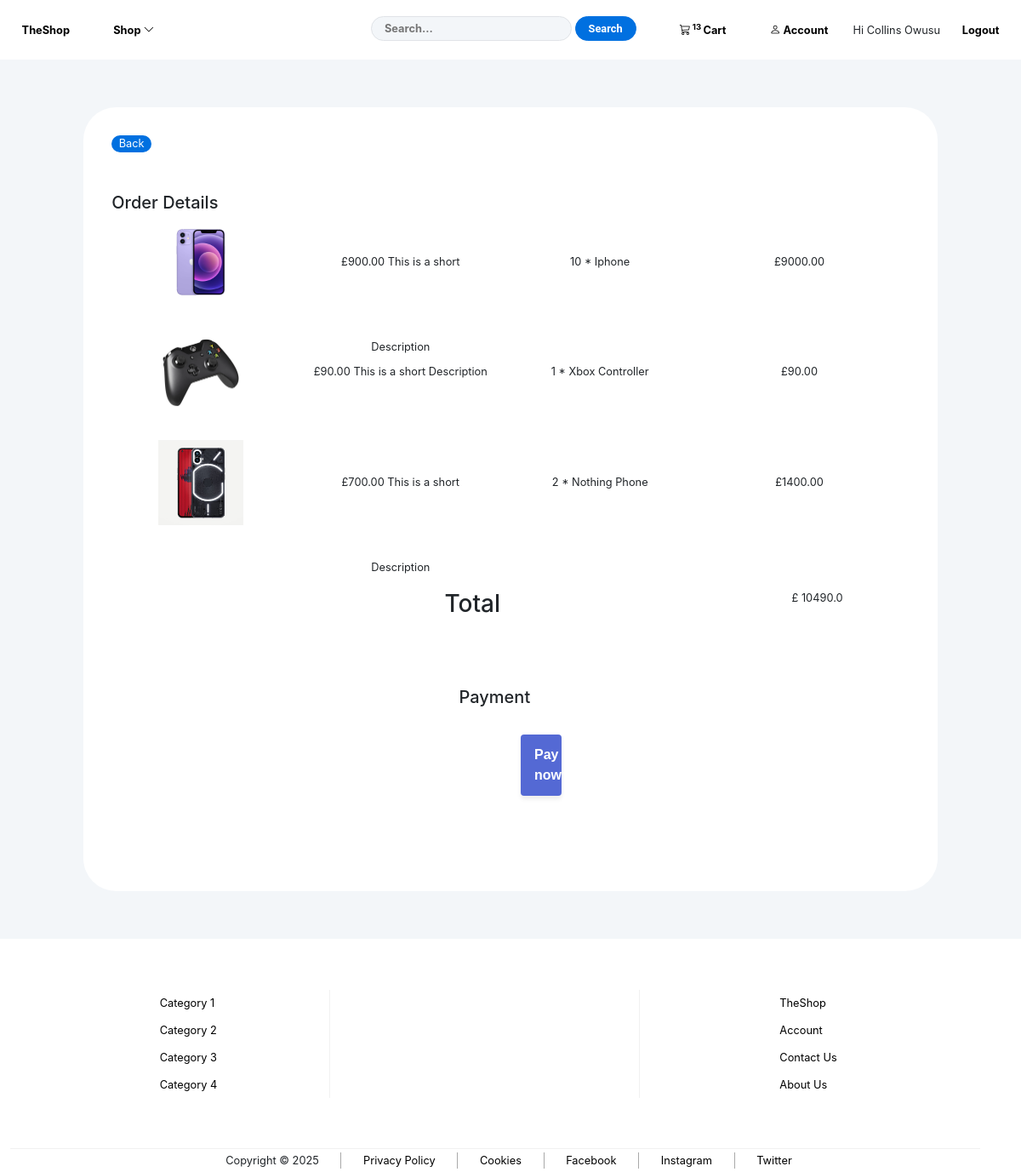
The page /order/checkout/ (signed in) on the database as committed earlier.
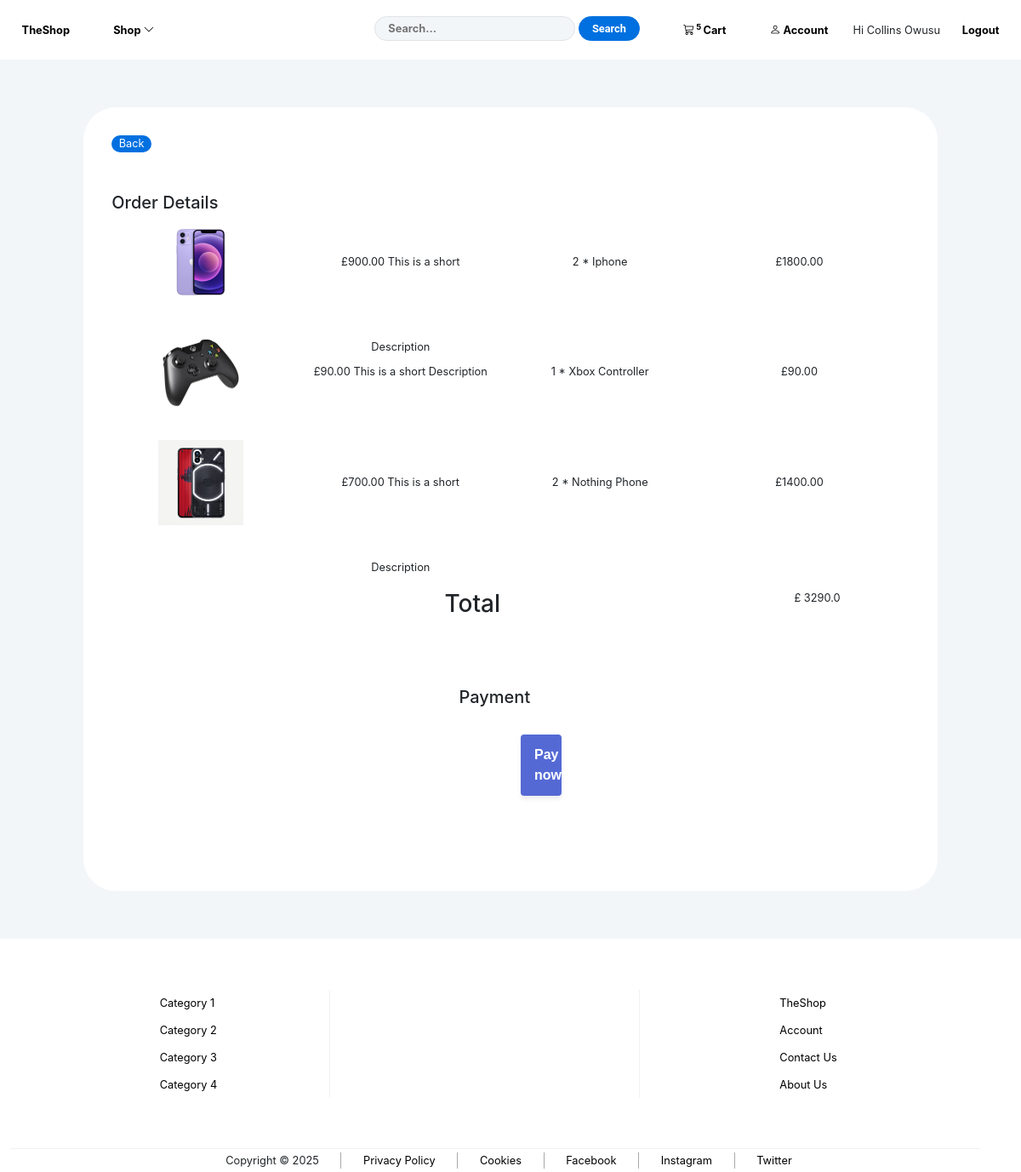
The same page on the database as committed later.
### userauth/models.py (models this page shows, shortened)
class Customer(AbstractBaseUser, PermissionsMixin):
    name = models.CharField(_('Device Id or Full Name'), max_length=200)
    email = models.EmailField(_('email address'), unique=True)
    is_staff = models.BooleanField(default=False)
    is_active = models.BooleanField(default=True)
    date_joined = models.DateTimeField(default=timezone.now)
    USERNAME_FIELD = 'email'
    REQUIRED_FIELDS = ['name']
    objects = CustomUserManager()

### order/models.py (models this page shows, shortened)
class OrderItem(models.Model):
    product = models.ForeignKey(Product, on_delete=models.SET_NULL, null=True)
    user = models.ForeignKey(settings.AUTH_USER_MODEL, on_delete=models.SET_NULL, null=True)
    is_ordered = models.BooleanField(default=False)
    quantity = models.IntegerField(default=1)
    guest_registered_merged = models.BooleanField(default=False)
    date_added = models.DateTimeField(auto_now=True)

### shop/models.py (models this page shows)
class Product(models.Model):
    product = models.CharField(max_length=250)
    price = models.DecimalField(decimal_places=2, max_digits=6)
    quantity = models.IntegerField(default=0)
    image = models.ImageField(null=True, blank=True)
    categories = (
        ('1', 'Category 1'),
        ('2', 'Category 2'),
        ('3', 'Category 3'),
        ('4', 'Category 4')
    )
    category = models.CharField(max_length=20, choices=categories)
    def __str__(self):
        return self.product

### order/views.py (the view)
# urls.py: path('checkout/', views.checkout, name='checkout'),
@login_required()
def checkout(request):
    checkout_template = loader.get_template('order/checkout.html')
    if request.user.is_authenticated:
            accountinfo = AccountInfo.objects.get(customer= request.user)
    order_items = OrderItem.objects.filter(user=request.user, is_ordered=False)
    order_total_price = round(calculate_order_amount(request)/100, 2)
    context = {
        'order_items': order_items,
        'accountinfo': accountinfo,
        'order_total_price' : order_total_price,
    }
    return HttpResponse(checkout_template.render(context, request))

### order/views.py (called while the page is built, shortened)
def get_customer(request):
    customer = request.user
    return customer

def calculate_order_amount(request):
    if request.user.is_authenticated:
        order_items = OrderItem.objects.filter(user=request.user, is_ordered=False)
        order_total = 0
        if order_items:
            for item in order_items:
                order_total += item.product.price * item.quantity
        return int(order_total * 100 )

### shop/templatetags/cart_template_tags.py (called while the page is built)
@register.filter
@register.simple_tag(takes_context = True)
def get_cart_count(context):
    request = context['request']
    customer = get_customer(request)
    try:
        order_items = OrderItem.objects.filter(user=customer, is_ordered=False)
        total_quantity = 0
        if order_items.exists():
            for item in order_items:
                total_quantity += item.quantity
        return total_quantity
    except:
        print('Anonymous user')

### order/templates/order/checkout.html (shortened to what this page needs)
{% extends 'shop/base.html' %}
{% load static %}
{% load mathfilters %}
{% block header_links %}
    <link rel="stylesheet" href="{% static 'css/cart_checkout.css' %}">
    <link rel="stylesheet" href="{% static 'css/checkout.css' %}">
    <link rel="stylesheet" href="{% static 'css/product_detail.css' %}">
{% endblock header_links %}
{% block menu %}
    {% include 'shop/nav.html' %}
{% endblock menu %}
{% block content %}
    <div class="container">
        <div class="product_detail_section">
            <div class="row">
                <div class="col-md-1">
                    <a href="#" class="back_to_products" onclick="history.back()">Back</a>
                </div>
            </div>
            <div class="row">
                <div class="col-md-12">
                    <h5>Order Details</h5>
                        {% for order in order_items %}
                            <div class="row">
                                <div class="row cart_item">
                                    <div class="col-md-3">
                                        <img src="{{ order.product.image.url }}" alt="{{ order.product }}" class="img-fluid cart_product_img" width=100 height=100>
                                    </div>
                                    <div class="col-md-3">
                                        <p>£{{order.product.price}} This is a short Description</p>
                                    </div>
                                    <div class="col-md-3">
                                        <p> {{order.quantity}} * {{ order.product }}</p>
                                    </div>
                                    <div class="col-md-3">
                                        <p> £{{ order.quantity|mul:order.product.price }}</p>
                                    </div>
                                </div>
                            </div>
                        {% endfor %}
                </div>
            </div>
            <div class="row">
                <div class="col-md-6" style="text-align:right;">
                    <h3>Total</h3>
                </div>
                <div class="col-md-3">
                </div>
                <div class="col-md-3" style="text-align:center;">
                    {% if order_total_price %}
                        <p> £ {{ order_total_price }} </p>
                    {%endif%}
                </div>
            </div>
            <div class="row">
                <div class="col-md-12 payment">
                    <h5>Payment</h5>
                    <form id="payment-form">
                        <div class="row">
                            <div class="col-md-6">
                            </div>
                            <div class="col-md-6">
                                <button id="submit">
                                <span id="button-text">Pay now</span>
                                </button>
                            </div>
                        </div>
                    </form>
                </div>
            </div>
        </div>
    </div>
{% endblock content %}
{% block footer %}
{% include 'shop/footer.html' %}
{% endblock footer %}

### shop/templates/shop/nav.html (shortened to what this page needs)
{% load static %}
{% load cart_template_tags %}
<link rel="stylesheet" href="{% static 'css/nav_css.css' %}">
<nav role="navigation" id="top_nav">
    <ul id="top_nav_ul" class="clearfix">
        <li><a href="{% url 'index' %}">TheShop</a></li>
        <li id="shop_categories"><a href="javascript:void(0)" id="category_btn">Shop  <i class="bi bi-chevron-down"></i></a>
        </li>
        {% if user.is_authenticated %}
            <li>
                <a href="{% url 'account' %}"><i class="bi bi-person"></i> <span class="acc_cart_text">Account</span></a>
                <span>Hi {{ user.name }}<a href="{% url 'logout' %}">Logout</a></span>
            </li>
        {% else %}
            <li><a href="{% url 'login' %}"><i class="bi bi-person"></i> <span class="acc_cart_text">Login</span></a></li>
        {% endif %}
        <li><a href="{% url 'cart' %}"><i class="bi bi-cart3"></i><sup>
            {% get_cart_count %}
        </sup> <span class="acc_cart_text">Cart</span></a></li>
        <li class="li_search">
            <form action="get" id="search_form">
                <input type="text" placeholder="Search...">
                <input type="submit" value="Search">
            </form>
        </li>
    </ul>
</nav>

Rows that differ between the two databases and show on the page:
changed Customer "Collins Owusu": id.quantity "13" → "5"
changed OrderItem "Iphone": quantity "10" → "2"; quantity|mul "9000.00" → "1800.00"
Other text that changed with them:
{{ order_total_price }}: "10490.0" → "3290.0"
